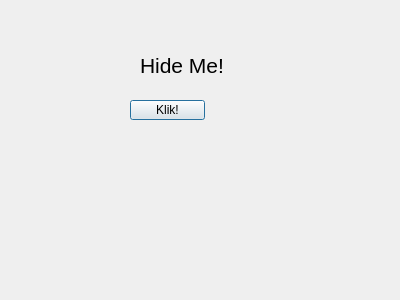
<?xml version="1.0" encoding="UTF-8"?>
<ui version="4.0">
 <class>Dialog</class>
 <widget class="QDialog" name="Dialog">
  <property name="geometry">
   <rect>
    <x>0</x>
    <y>0</y>
    <width>400</width>
    <height>300</height>
   </rect>
  </property>
  <property name="windowTitle">
   <string>Dialog</string>
  </property>
  <widget class="QLabel" name="label">
   <property name="geometry">
    <rect>
     <x>140</x>
     <y>50</y>
     <width>111</width>
     <height>31</height>
    </rect>
   </property>
   <property name="text">
    <string>&lt;html&gt;&lt;head/&gt;&lt;body&gt;&lt;p&gt;&lt;span style=&quot; font-size:16pt;&quot;&gt;Hide Me!&lt;/span&gt;&lt;/p&gt;&lt;/body&gt;&lt;/html&gt;</string>
   </property>
  </widget>
  <widget class="QPushButton" name="pushButton">
   <property name="geometry">
    <rect>
     <x>130</x>
     <y>100</y>
     <width>75</width>
     <height>20</height>
    </rect>
   </property>
   <property name="text">
    <string>Klik!</string>
   </property>
  </widget>
 </widget>
 <resources/>
 <connections>
  <connection>
   <sender>pushButton</sender>
   <signal>clicked()</signal>
   <receiver>label</receiver>
   <slot>clear()</slot>
   <hints>
    <hint type="sourcelabel">
     <x>168</x>
     <y>108</y>
    </hint>
    <hint type="destinationlabel">
     <x>183</x>
     <y>59</y>
    </hint>
   </hints>
  </connection>
 </connections>
</ui>
